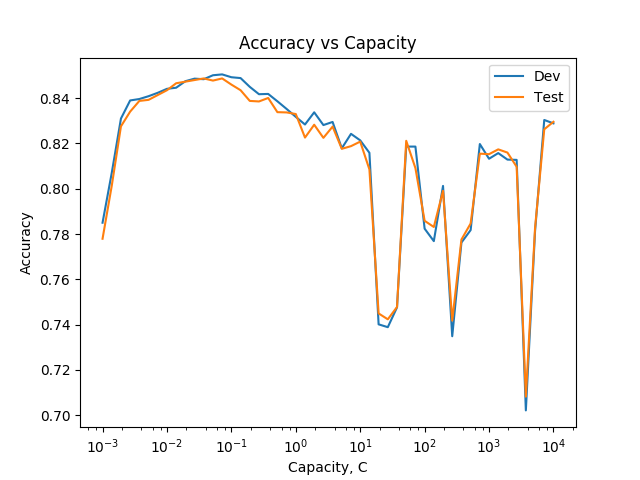

Write the Python code that produced this figure.
#!/usr/bin/python

from __future__ import print_function, division

import numpy as np
import matplotlib.pyplot as plt


def read_file_to_matrix(file_path):
	with open(file_path) as fp:
		lines = fp.read().splitlines()
	X = np.zeros((len(lines), 123))
	Y = np.zeros(len(lines))
	for i,line in enumerate(lines):
		L = line.split()
		Y[i]=int(L[0])
		for j in range(1,len(L)):
			col = int(L[j].split(":")[0])-1   # there are 123 features so my index is 0..122
			X[i,col] = 1
	return X, Y


train_X, train_Y = read_file_to_matrix("/u/cs246/data/adult/a7a.train")
dev_X, dev_Y = read_file_to_matrix("/u/cs246/data/adult/a7a.dev")
test_X, test_Y = read_file_to_matrix("/u/cs246/data/adult/a7a.test")


def gradient(x_n, y_n, weights, bias, capacity, N):
	if 1-y_n*(np.dot(weights,x_n) + bias)>=0:
		dw = (1/N)*weights - capacity*y_n*x_n
		db = - capacity*y_n
	else:
		dw = weights/N
		db = 0.
	return dw,db

def SVM(X, Y, epochs, capacity, l_rate = 0.1):
	w = np.zeros(123)
	b = 0
	N = X.shape[0]
	for i in range(epochs):
		for n in range(N):
			dw, db = gradient(X[n], Y[n], w, b, capacity, N)
			w -= l_rate * dw
			b -= l_rate * db
	return w,b


def accuracy(X, Y, w, b):
	tot = len(X)
	correct=0
	for i in range(tot):
		if (np.dot(X[i],w)+b)*Y[i]>0:
			correct+=1
	return correct/tot

if __name__ == "__main__":
	capacities = np.logspace(-3,4, 50) # we will have 50 points for the plot
	dev_accuracy = []
	test_accuracy = []
	for c in capacities:
		w,b = SVM(train_X, train_Y, epochs = 5, capacity = c, l_rate = 0.1)
		dev_acc = accuracy(dev_X, dev_Y, w, b)
		test_acc = accuracy(test_X, test_Y, w, b)
		dev_accuracy.append(dev_acc)
		test_accuracy.append(test_acc)
	

	plt.plot(capacities, dev_accuracy, label = "Dev")
	plt.plot(capacities, test_accuracy, label = "Test")
	plt.xscale('log')	
	plt.xlabel("Capacity, C")
	plt.ylabel("Accuracy")
	plt.title("Accuracy vs Capacity")
	plt.legend()
	plt.savefig("plot.png")
	plt.show()
	

















